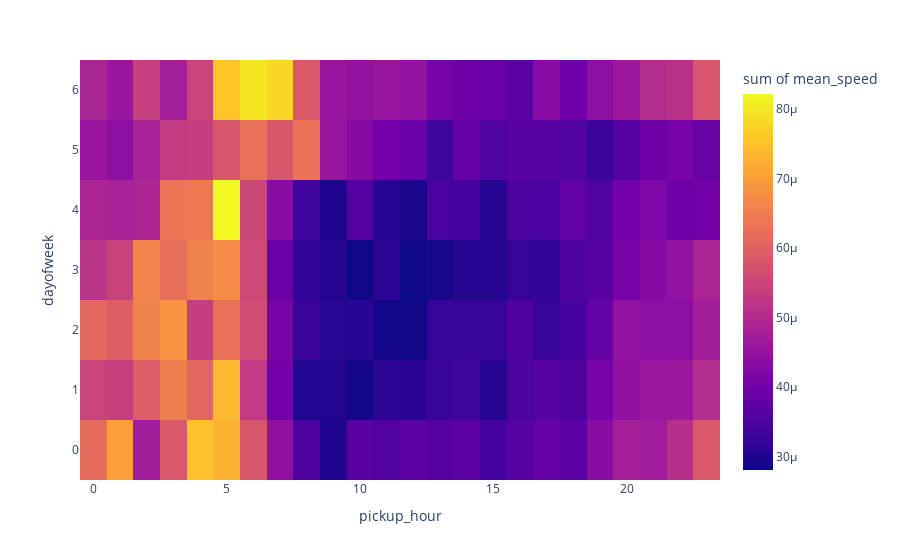

Here is the notebook cell this chart was saved with:
### Code cell
#요일, 시간에 따른 평균속력 시각화 
# dayofweek, pickup_hour, speed_mean
tidydata = df_feature.pivot_table(
    index = 'dayofweek',
    columns = 'pickup_hour',
    values = 'speed',
    aggfunc = 'mean'
).stack().reset_index().rename({0:'mean_speed'}, axis =1)

px.density_heatmap(
    data_frame = tidydata,
    x = 'pickup_hour',
    y = 'dayofweek',
    z = 'mean_speed',
    nbinsx=24,
    nbinsy=7,
    height=300
)

### Figure 1 — Plotly figure (JSON) as saved in the notebook; plotly's stock layout.template omitted (floating-point values rounded to 4 significant figures; data arrays with more than 128 entries replaced by an {"elided": "..."} marker saying what was removed)
{"data": [{"coloraxis": "coloraxis", "histfunc": "sum", "hovertemplate": "pickup_hour=%{x}<br>dayofweek=%{y}<br>sum of mean_speed=%{z}<extra></extra>", "name": "", "nbinsx": 24, "nbinsy": 7, "type": "histogram2d", "x": {"elided": "168 int values"}, "xaxis": "x", "xbingroup": "x", "y": {"elided": "168 int values"}, "yaxis": "y", "ybingroup": "y", "z": {"elided": "168 float values"}}], "layout": {"autosize": true, "coloraxis": {"colorbar": {"title": {"text": "sum of mean_speed"}}, "colorscale": [[0, "#0d0887"], [0.1111, "#46039f"], [0.2222, "#7201a8"], [0.3333, "#9c179e"], [0.4444, "#bd3786"], [0.5556, "#d8576b"], [0.6667, "#ed7953"], [0.7778, "#fb9f3a"], [0.8889, "#fdca26"], [1, "#f0f921"]]}, "legend": {"tracegroupgap": 0}, "margin": {"t": 60}, "xaxis": {"anchor": "y", "autorange": true, "domain": [0, 1], "range": [-0.5, 23.5], "title": {"text": "pickup_hour"}, "type": "linear"}, "yaxis": {"anchor": "x", "autorange": true, "domain": [0, 1], "range": [-0.5, 6.5], "title": {"text": "dayofweek"}, "type": "linear"}}}
